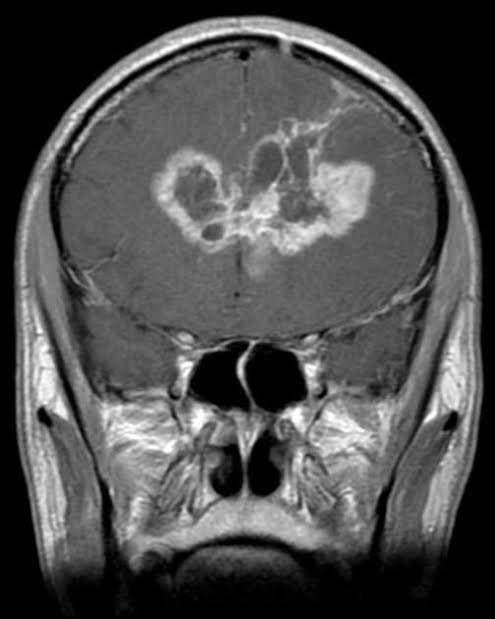
#> input picture archive/Testing/glioma_tumor/image(1).jpg, 495 x 619 px, found by its file name; its folder holds 4 pictures in this run
$ jupyter execute --allow-errors ak-lab3.ipynb   (shell and % lines are left out)
#> lines starting #> are read from the running program, lines starting #| are printed output that depends on the picture
#> further down, img is the input picture: shape (619, 495, 3); min 0, max 255, mean 78.6
# Lab 3 : Feature selection

[cell 1]
import os
import cv2
import random
import numpy as np
import pandas as pd
import seaborn as sns

# Scikit-Learn ≥0.20 is required
import sklearn
assert sklearn.__version__ >= "0.20"
from sklearn.preprocessing import StandardScaler #the Standard Scaler : X2 = (X1 - E(X1))/sqrt(Var(X1))
from sklearn.decomposition import PCA
from sklearn.metrics import accuracy_score, confusion_matrix
from sklearn.naive_bayes import GaussianNB


# To plot pretty figures
import matplotlib as mlp
import matplotlib.pyplot as plt
plt.style.use('seaborn-whitegrid')

#!pip install pymrmr

## Data Loading

This step loads the images contained in the training dataset.

[cell 2]
def process_image(img, size, grey_scale=True):
    '''
    This function reduces the size of the image and converts
    it to a grey_scale image.
    '''
#> called with size = (255, 255), grey_scale = True
    img = cv2.resize(img, size)
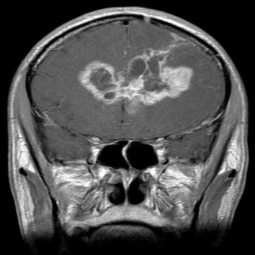
#> img: shape (255, 255, 3); min 0, max 255, mean 78.5
    if grey_scale:
        img = cv2.cvtColor(img, cv2.COLOR_RGB2GRAY)/size[0]
#> img: shape (255, 255) float64
    return img

### Train Dataset

[cell 3]
labels = ['glioma_tumor', 'meningioma_tumor', 'no_tumor', 'pituitary_tumor']
train_img = [] #contains the images used for training the model
train_labels = [] #label of each image in x_train
PATH = '../input/brain-tumor-classification-mri/Training'
new_size = (255, 255)

#> (the rest of this cell did not finish here and is left out)

### Test Dataset

[cell 4]
labels = ['glioma_tumor', 'meningioma_tumor', 'no_tumor', 'pituitary_tumor']
test_img = [] #contains the images used for testing the model
test_labels = [] #label of each image in test_img
PATH = '../input/brain-tumor-classification-mri/Testing'
new_size = (255, 255)

#> (the rest of this cell did not finish here and is left out)

## Convert Brain Tumor classes to numerical values

[cell 5]
class_map = {
    'no_tumor': 0,
    'glioma_tumor': 1,
    'pituitary_tumor': 2,
    'meningioma_tumor': 3
}

train_labels = np.array([class_map[label] for label in train_labels])
test_labels = np.array([class_map[label] for label in test_labels])

## Reduced dataset creation : 300 samples per class

[cell 6]
list_index = []

glioma_index = np.where(train_labels == 1)[0][0]
list_index.append(glioma_index)

#> (the rest of this cell did not finish here and is left out)

### Feature Ranking

We would use a dictionary to store the rankings of features from each feature selection algortihm

[cell 7]
rankings = dict()

## Feature Selection

### Dimensionality reduction by PCA implementation

PCA enables to extract a specific number of features while conserving an acceptable amount of information (variance) from original features .
It consists in projecting the original dataset (standardized) in a less dimensional space such that its variance is maximized, given by the formula : $X_{pca} = X_{original}.W$, the number of W columns corresponding to the number of extracted features.
The first component is :

$$w_{1} = \underset{||w||=1}{argmax}\Bigg\{||Xw||^{2}\Bigg\} = \underset{w}{argmax}\Bigg\{\frac{w^{T}X^{T}Xw}{w^{T}w}\Bigg\} $$

Other W components are obtained by first computing the substraction of $k-1$ PC:
$$\hat{X}_{k} = X -  \sum \limits_{j=1}^{k-1} Xw_{j}w_{j}^{T}$$

And then by computing :

$$w_{k} = \underset{w}{argmax}\Bigg\{\frac{w^{T}\hat{X}_{k}^{T}\hat{X}_{k}w}{w^{T}w}\Bigg\}$$

[cell 8]
from sklearn.model_selection import train_test_split

#> (the rest of this cell did not finish here and is left out)

[cell 9]
S = StandardScaler()
#> (the rest of this cell did not finish here and is left out)

Conserving ~300 features from the images already allows to keep 90% of the original dataset variance. We choose then to perform a PCA with 300 components. So the final samples have 300 features

[cell 10]
# also possible to specify variance explained ration instead of number of components
# e.g. nb_components = 0.9 means conserving 90% of original variance

pca = PCA(n_components = 300)

#> (the rest of this cell did not finish here and is left out)

### Inverse PCA (300 features) transform and 3D Visualization

[cell 11]
# comparing original samples and their PCA inverser transform
def compare(label = 'no_tumor'):
    #all index of a certain class
    clas = class_map[label]
    ind = np.where(y_train == clas)[0]
    rand_ind = np.random.choice(ind)

    #PCA inverse transform
    X_inv = pca.inverse_transform(pca_train)

    #original sample
    x_orig = flat_train[rand_ind].reshape(255,255)
    #pca inv transform sample
    x_pca = X_inv[rand_ind].reshape(255,255)

    #plot comparison between original and pca inverse transform
    fig, axs = plt.subplots(1,2, figsize = (15, 5))
    im1 = axs[0].imshow(x_orig, cmap = 'gray')
    axs[0].set_title('Original train sample, class = {}'.format(label))
    plt.colorbar(im1, ax = axs[0])

    im2 = axs[1].imshow(x_pca, cmap = 'gray')
    axs[1].set_title('Inverse PCA transform of same train sample, class = {}'.format(label))
    plt.colorbar(im2, ax = axs[1])
    fig.tight_layout()
    plt.show()

#> (the rest of this cell did not finish here and is left out)

#> (a cell that did not finish here is left out)

The 3D representation in PCA space seems to show poor separability of the samples. We will then test different classical algorithms to check this out.

## F - Statistic

[cell 13]
from sklearn.feature_selection import f_classif

#> (the rest of this cell did not finish here and is left out)

/!\ Plot testing /!\

#> (a cell that did not finish here is left out)

## Maximum Relevance Minimum Redundancy (MRMR)

The goal of this method is to substract features that have high relevancy to the labels as well as little redundacy with one another
[1](http://)

### Reduce image size for MRMR

[cell 15]
new_size = (100,100)
train_img_mrmr = [process_image(img, new_size, grey_scale=False) for img in train_img]
#> in process_image (call 9), `img = cv2.resize(img, size)`:
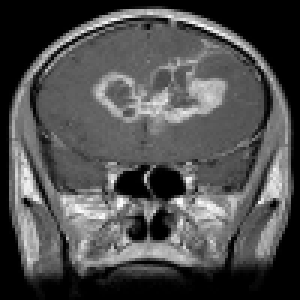
#> img: shape (100, 100) float64 (shown 3 times larger); min 0, max 0.995, mean 0.308
#> in process_image (call 10), `img = cv2.resize(img, size)`:
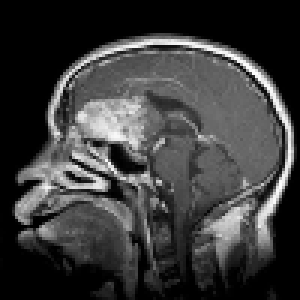
#> img: shape (100, 100) float64 (shown 3 times larger); min 0, max 0.996, mean 0.235
#> in process_image (call 11), `img = cv2.resize(img, size)`:
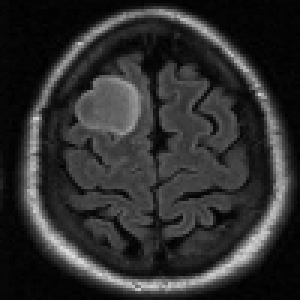
#> img: shape (100, 100) float64 (shown 3 times larger); min 0.000784, max 0.864, mean 0.182
#> in process_image (call 12), `img = cv2.resize(img, size)`:
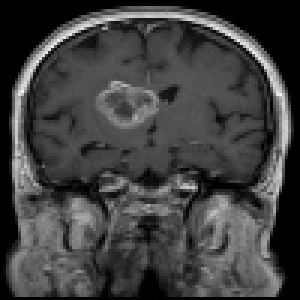
#> img: shape (100, 100) float64 (shown 3 times larger); min 0, max 0.978, mean 0.254
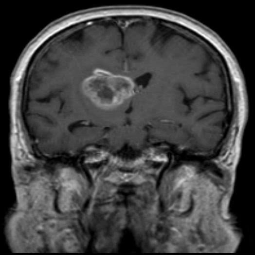
#> img: shape (255, 255) float64; min 0, max 0.996, mean 0.254

x = []
y = []
for ind in list_index:
    x.append(train_img_mrmr[ind : ind+300])
    y.append(train_labels[ind : ind + 300])


flat_x = np.stack(x)
flat_x = flat_x.reshape((flat_x.shape[0]*flat_x.shape[1], 100*100))

flat_y = np.stack(y)
flat_y = flat_y.reshape((flat_y.shape[0]*flat_y.shape[1]))

print("dataset shape : ", flat_x.shape)
#| dataset shape :  (4, 10000)

flat_train, flat_test, y_train, y_test = train_test_split(flat_x, flat_y, test_size = 0.3, random_state = 42)
